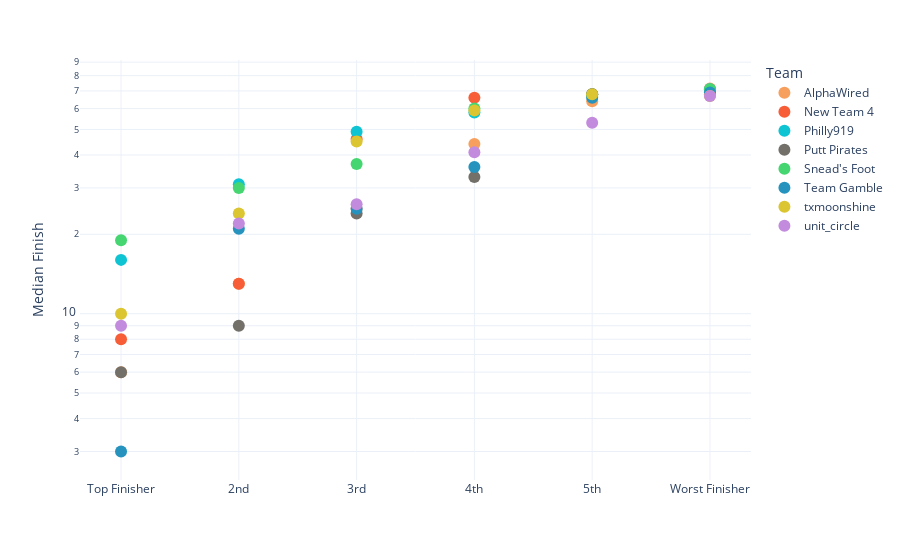

Here is the notebook cell this chart was saved with:
### Code cell
### FINISHING POSITION COMPARISON

finish_medians = round(df[['team','fin_1','fin_2','fin_3','fin_4','fin_5','fin_6']].groupby('team').median(),1).reset_index()
finish_medians.columns = 'Team','Top Finisher','2nd','3rd','4th','5th','Worst Finisher'
melted_finish_medians = finish_medians.melt(id_vars='Team',value_vars=['Top Finisher','2nd','3rd','4th','5th','Worst Finisher'])

# print(finish_medians)

fin_place_scatter = px.scatter(melted_finish_medians,
          x='variable',
          y='value',
          color='Team',
          color_discrete_map=team_color,
          template='plotly_white',
          labels={'value':'Median Finish','variable':''},
#           width=550,
          log_y=True,
          ).update_traces(marker_size=12)

# fin_place_scatter.update_layout(title_x=.5,
#                                legend=dict(
#                                    title=None,
#                                    orientation='h',
#                                    x=0,
#                                    y=1.3
#                                )
#                               )
fin_place_scatter.show()

### Figure 1 — Plotly figure (JSON) as saved in the notebook; plotly's stock layout.template omitted (floating-point values rounded to 4 significant figures)
{"data": [{"hovertemplate": "Team=AlphaWired<br>=%{x}<br>Median Finish=%{y}<extra></extra>", "legendgroup": "AlphaWired", "marker": {"color": "rgb(247,160,93)", "size": 12, "symbol": "circle"}, "mode": "markers", "name": "AlphaWired", "orientation": "v", "showlegend": true, "type": "scatter", "x": ["Top Finisher", "2nd", "3rd", "4th", "5th", "Worst Finisher"], "xaxis": "x", "y": [6, 13, 25, 44, 64, 71.5], "yaxis": "y"}, {"hovertemplate": "Team=New Team 4<br>=%{x}<br>Median Finish=%{y}<extra></extra>", "legendgroup": "New Team 4", "marker": {"color": "rgb(247,94,56)", "size": 12, "symbol": "circle"}, "mode": "markers", "name": "New Team 4", "orientation": "v", "showlegend": true, "type": "scatter", "x": ["Top Finisher", "2nd", "3rd", "4th", "5th", "Worst Finisher"], "xaxis": "x", "y": [8, 13, 46, 66, 68, 70], "yaxis": "y"}, {"hovertemplate": "Team=Philly919<br>=%{x}<br>Median Finish=%{y}<extra></extra>", "legendgroup": "Philly919", "marker": {"color": "rgb(14,195,210)", "size": 12, "symbol": "circle"}, "mode": "markers", "name": "Philly919", "orientation": "v", "showlegend": true, "type": "scatter", "x": ["Top Finisher", "2nd", "3rd", "4th", "5th", "Worst Finisher"], "xaxis": "x", "y": [16, 31, 49, 58, 68, 71], "yaxis": "y"}, {"hovertemplate": "Team=Putt Pirates<br>=%{x}<br>Median Finish=%{y}<extra></extra>", "legendgroup": "Putt Pirates", "marker": {"color": "rgb(115,112,106)", "size": 12, "symbol": "circle"}, "mode": "markers", "name": "Putt Pirates", "orientation": "v", "showlegend": true, "type": "scatter", "x": ["Top Finisher", "2nd", "3rd", "4th", "5th", "Worst Finisher"], "xaxis": "x", "y": [6, 9, 24, 33, 68, 68], "yaxis": "y"}, {"hovertemplate": "Team=Snead's Foot<br>=%{x}<br>Median Finish=%{y}<extra></extra>", "legendgroup": "Snead's Foot", "marker": {"color": "rgb(70,214,113)", "size": 12, "symbol": "circle"}, "mode": "markers", "name": "Snead's Foot", "orientation": "v", "showlegend": true, "type": "scatter", "x": ["Top Finisher", "2nd", "3rd", "4th", "5th", "Worst Finisher"], "xaxis": "x", "y": [19, 30, 37, 60, 67, 71], "yaxis": "y"}, {"hovertemplate": "Team=Team Gamble<br>=%{x}<br>Median Finish=%{y}<extra></extra>", "legendgroup": "Team Gamble", "marker": {"color": "rgb(38,147,190)", "size": 12, "symbol": "circle"}, "mode": "markers", "name": "Team Gamble", "orientation": "v", "showlegend": true, "type": "scatter", "x": ["Top Finisher", "2nd", "3rd", "4th", "5th", "Worst Finisher"], "xaxis": "x", "y": [3, 21, 25, 36, 66, 69], "yaxis": "y"}, {"hovertemplate": "Team=txmoonshine<br>=%{x}<br>Median Finish=%{y}<extra></extra>", "legendgroup": "txmoonshine", "marker": {"color": "rgb(219,197,48)", "size": 12, "symbol": "circle"}, "mode": "markers", "name": "txmoonshine", "orientation": "v", "showlegend": true, "type": "scatter", "x": ["Top Finisher", "2nd", "3rd", "4th", "5th", "Worst Finisher"], "xaxis": "x", "y": [10, 24, 45, 59, 68, 67], "yaxis": "y"}, {"hovertemplate": "Team=unit_circle<br>=%{x}<br>Median Finish=%{y}<extra></extra>", "legendgroup": "unit_circle", "marker": {"color": "rgb(194,139,221)", "size": 12, "symbol": "circle"}, "mode": "markers", "name": "unit_circle", "orientation": "v", "showlegend": true, "type": "scatter", "x": ["Top Finisher", "2nd", "3rd", "4th", "5th", "Worst Finisher"], "xaxis": "x", "y": [9, 22, 26, 41, 53, 67], "yaxis": "y"}], "layout": {"legend": {"title": {"text": "Team"}, "tracegroupgap": 0}, "margin": {"t": 60}, "xaxis": {"anchor": "y", "domain": [0, 1], "title": {"text": ""}}, "yaxis": {"anchor": "x", "domain": [0, 1], "title": {"text": "Median Finish"}, "type": "log"}}}
